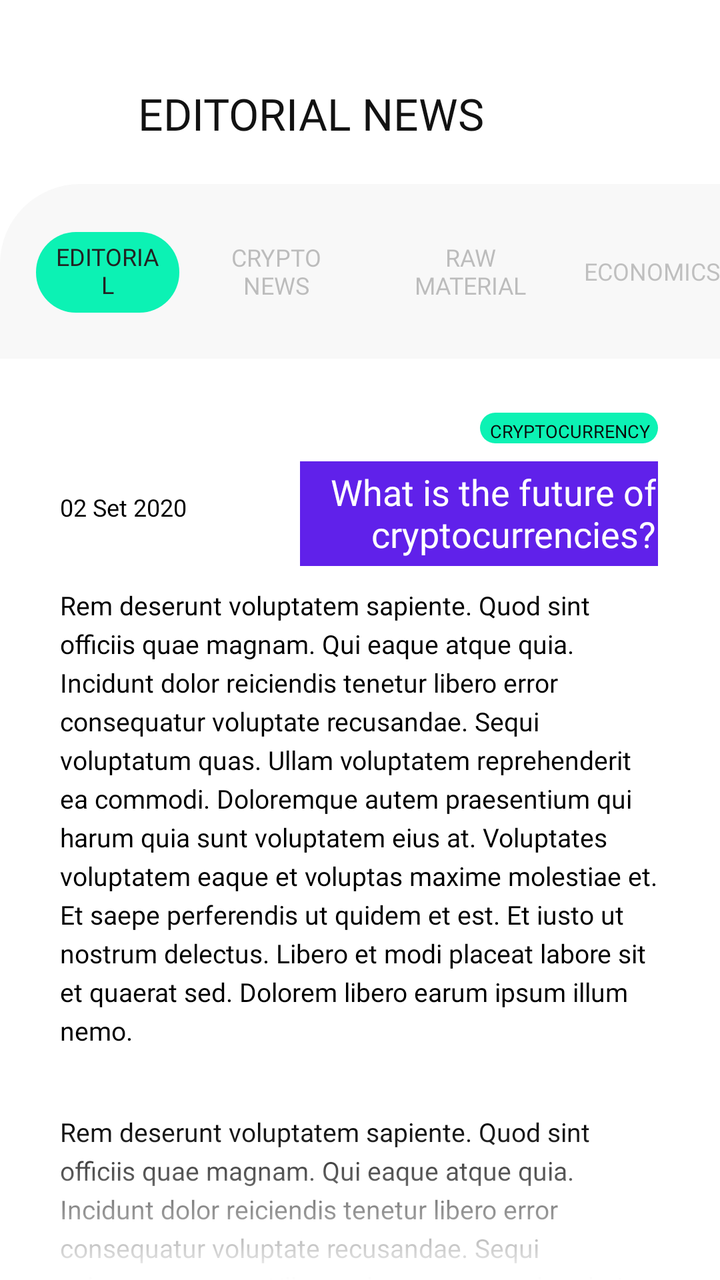
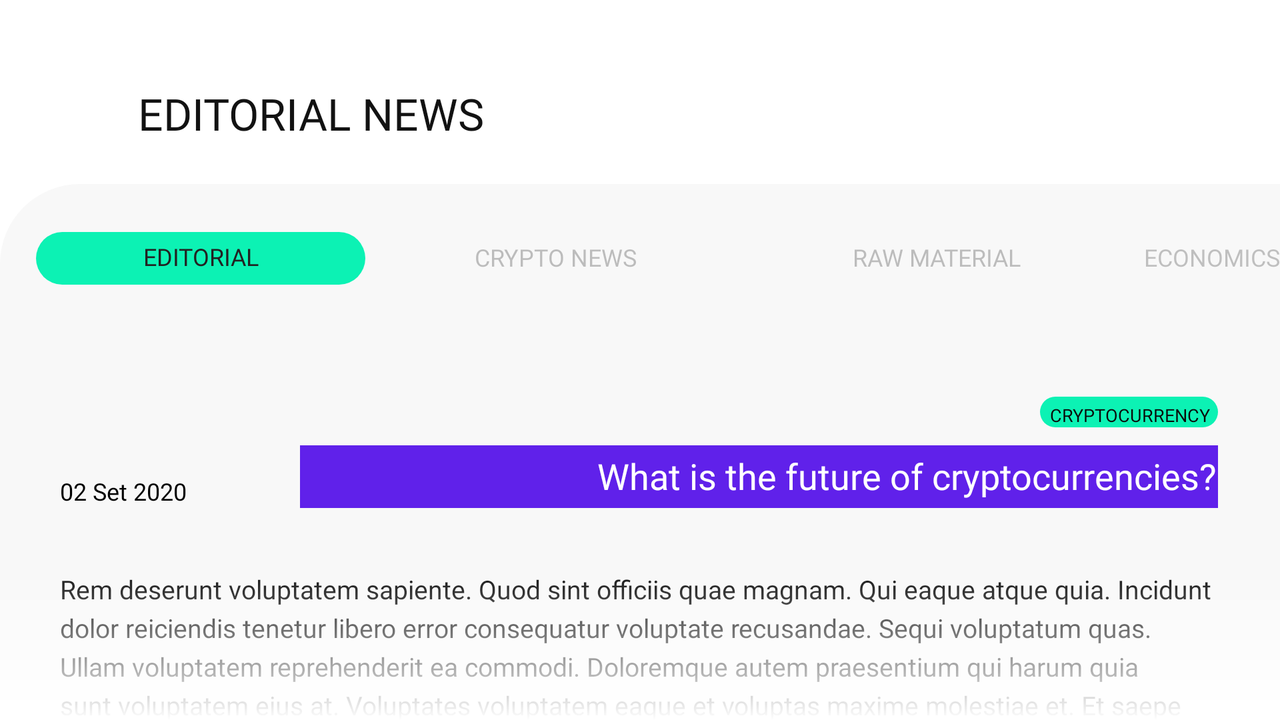

Two renders of one Android screen. The first uses the default layout on a phone; the second uses the alternative layout the repository ships for a different screen configuration, on a matching device. The two XML files are below.
<!-- AndroidManifest.xml: application theme Theme.Ui2 -->
<!-- res/layout/fragment_news_article.xml -->
<?xml version="1.0" encoding="utf-8"?>
<androidx.constraintlayout.widget.ConstraintLayout xmlns:android="http://schemas.android.com/apk/res/android"
    xmlns:app="http://schemas.android.com/apk/res-auto"
    xmlns:tools="http://schemas.android.com/tools"
    android:layout_width="match_parent"
    android:layout_height="match_parent"
    android:background="@color/white"
    tools:context=".fragment.NewsArticleFragment">

    

    <ImageView
        android:id="@+id/imageView1"
        android:layout_width="match_parent"
        android:layout_height="wrap_content"
        android:adjustViewBounds="true"
        android:contentDescription="@string/todo"
        android:src="@drawable/componente_6_3"
        app:layout_constraintEnd_toEndOf="parent"
        app:layout_constraintStart_toStartOf="parent"
        app:layout_constraintTop_toTopOf="parent" />

    <ImageView
        android:id="@+id/imageView"
        android:layout_width="@dimen/_20dp"
        android:layout_height="@dimen/_20dp"
        android:layout_marginStart="@dimen/_30dp"
        android:layout_marginTop="@dimen/_48dp"
        android:contentDescription="@string/todo"
        android:src="@drawable/icons_8_expand_arrow"
        app:layout_constraintStart_toStartOf="parent"
        app:layout_constraintTop_toTopOf="parent" />

    <TextView
        android:id="@+id/tvNameScreen"
        android:layout_width="wrap_content"
        android:layout_height="wrap_content"
        android:layout_marginStart="@dimen/_19dp"
        android:layout_marginTop="@dimen/_42dp"
        android:fontFamily="@font/raleway_black"
        android:text="@string/editorial_news"
        android:textColor="#121212"
        android:textSize="22sp"
        app:layout_constraintStart_toEndOf="@+id/imageView"
        app:layout_constraintTop_toTopOf="parent" />

    <LinearLayout
        android:id="@+id/linearLayout2"
        android:layout_width="match_parent"
        android:layout_height="wrap_content"
        android:layout_marginTop="@dimen/_92dp"
        android:background="@drawable/layout_background"
        android:orientation="horizontal"
        app:layout_constraintEnd_toEndOf="parent"
        app:layout_constraintStart_toStartOf="parent"
        app:layout_constraintTop_toTopOf="parent">

        <TextView
            style="@style/TextStyle3"
            android:layout_width="wrap_content"
            android:layout_height="wrap_content"
            android:layout_marginStart="@dimen/_18dp"
            android:layout_marginTop="@dimen/_24dp"
            android:layout_marginEnd="@dimen/_9dp"
            android:layout_marginBottom="@dimen/_23dp"
            android:layout_weight="1"
            android:background="@drawable/background_3"
            android:gravity="center"
            android:paddingStart="@dimen/_8dp"
            android:paddingTop="@dimen/_4dp"
            android:paddingEnd="@dimen/_8dp"
            android:paddingBottom="@dimen/_6dp"
            android:text="@string/editorial" />

        <TextView
            style="@style/TextStyle3"
            android:layout_width="wrap_content"
            android:layout_height="wrap_content"
            android:layout_gravity="center_vertical"
            android:layout_marginEnd="@dimen/_17dp"
            android:layout_weight="1"
            android:gravity="center"
            android:text="@string/crypto_news"
            android:textColor="#47222222" />

        <TextView
            style="@style/TextStyle3"
            android:layout_width="wrap_content"
            android:layout_height="wrap_content"
            android:layout_gravity="center_vertical"
            android:layout_marginEnd="@dimen/_16dp"
            android:layout_weight="1"
            android:gravity="center"
            android:text="@string/raw_material"
            android:textColor="#47222222" />

        <TextView
            style="@style/TextStyle3"
            android:layout_width="wrap_content"
            android:layout_height="wrap_content"
            android:layout_gravity="center_vertical"
            android:gravity="center"
            android:text="@string/economics"
            android:textColor="#44222222" />
    </LinearLayout>

    <androidx.core.widget.NestedScrollView
        android:layout_width="match_parent"
        android:layout_height="0dp"
        android:fillViewport="true"
        android:paddingTop="@dimen/_4dp"
        app:layout_constraintBottom_toBottomOf="parent"
        app:layout_constraintEnd_toEndOf="parent"
        app:layout_constraintStart_toStartOf="parent"
        app:layout_constraintTop_toBottomOf="@id/linearLayout2">

        <androidx.constraintlayout.widget.ConstraintLayout
            android:layout_width="match_parent"
            android:layout_height="match_parent">

            <ImageView
                android:id="@+id/imageView2"
                android:layout_width="match_parent"
                android:layout_height="wrap_content"
                android:layout_marginStart="@dimen/_28dp"
                android:layout_marginEnd="@dimen/_24dp"
                android:adjustViewBounds="true"
                android:contentDescription="@string/todo"
                android:src="@drawable/raggruppa_16"
                app:layout_constraintEnd_toEndOf="parent"
                app:layout_constraintStart_toStartOf="parent"
                app:layout_constraintTop_toTopOf="parent" />

            <TextView
                android:id="@+id/textView2"
                android:layout_width="wrap_content"
                android:layout_height="wrap_content"
                android:layout_marginTop="@dimen/_23dp"
                android:layout_marginEnd="@dimen/_31dp"
                android:layout_marginBottom="1dp"
                android:background="@drawable/background_3"
                android:fontFamily="@font/raleway_regular"
                android:paddingStart="@dimen/_5dp"
                android:paddingTop="@dimen/_3dp"
                android:paddingEnd="@dimen/_4dp"
                android:text="@string/cryptocurrency"
                android:textColor="#0a0909"
                android:textSize="9sp"
                app:layout_constraintEnd_toEndOf="parent"
                app:layout_constraintTop_toBottomOf="@+id/imageView2" />

            <TextView
                android:id="@+id/tvArticle"
                android:layout_width="match_parent"
                android:layout_height="0dp"
                android:layout_marginStart="150dp"
                android:layout_marginTop="@dimen/_9dp"
                android:layout_marginEnd="31dp"
                android:background="#6021ea"
                android:fontFamily="@font/raleway_black"
                android:gravity="right|center_vertical"
                android:paddingStart="@dimen/_11dp"
                android:paddingTop="@dimen/_3dp"
                android:paddingEnd="1dp"
                android:paddingBottom="@dimen/_4dp"
                android:text="What is the future of cryptocurrencies?"
                android:textColor="@color/white"
                android:textSize="18sp"
                app:layout_constraintEnd_toEndOf="parent"
                app:layout_constraintStart_toStartOf="parent"
                app:layout_constraintTop_toBottomOf="@+id/textView2" />

            <ImageView
                android:id="@+id/imageView12"
                android:layout_width="wrap_content"
                android:layout_height="wrap_content"
                android:layout_marginStart="@dimen/_27dp"
                android:layout_marginTop="@dimen/_47dp"
                android:alpha="0.79"
                android:contentDescription="@string/todo"
                android:src="@drawable/icons_8_calendar"
                app:layout_constraintStart_toStartOf="parent"
                app:layout_constraintTop_toBottomOf="@+id/imageView2" />

            <TextView
                android:id="@+id/textView4"
                android:layout_width="wrap_content"
                android:layout_height="wrap_content"
                android:layout_marginStart="@dimen/_30dp"
                android:layout_marginTop="@dimen/_15dp"
                android:fontFamily="@font/lato_lightltalic"
                android:text="@string/_02_set_2020"
                android:textColor="@color/black"
                android:textSize="12sp"
                app:layout_constraintStart_toStartOf="parent"
                app:layout_constraintTop_toBottomOf="@+id/imageView12" />

            <TextView
                android:id="@+id/textView5"
                android:layout_width="match_parent"
                android:layout_height="0dp"
                android:layout_marginStart="@dimen/_30dp"
                android:layout_marginTop="@dimen/_32dp"
                android:layout_marginEnd="@dimen/_31dp"
                android:fontFamily="@font/lato_regular"
                android:lineSpacingExtra="4dp"
                android:text="@string/paragraph"
                android:textColor="@color/black"
                android:textSize="13sp"
                app:layout_constraintEnd_toEndOf="parent"
                app:layout_constraintStart_toStartOf="parent"
                app:layout_constraintTop_toBottomOf="@+id/textView4" />

            <TextView
                android:id="@+id/textView6"
                android:layout_width="match_parent"
                android:layout_height="wrap_content"
                android:layout_marginStart="@dimen/_30dp"
                android:layout_marginTop="@dimen/_33dp"
                android:layout_marginEnd="@dimen/_31dp"
                android:fontFamily="@font/lato_regular"
                android:lineSpacingExtra="4dp"
                android:text="@string/paragraph"
                android:textColor="@color/black"
                android:textSize="13sp"
                app:layout_constraintEnd_toEndOf="parent"
                app:layout_constraintStart_toStartOf="parent"
                app:layout_constraintTop_toBottomOf="@+id/textView5" />
        </androidx.constraintlayout.widget.ConstraintLayout>
    </androidx.core.widget.NestedScrollView>

    <View
        android:id="@+id/view"
        android:layout_width="match_parent"
        android:layout_height="@dimen/_80dp"
        android:background="@drawable/background_gradient"
        app:layout_constraintBottom_toBottomOf="parent"
        app:layout_constraintEnd_toEndOf="parent"
        app:layout_constraintStart_toStartOf="parent" />

</androidx.constraintlayout.widget.ConstraintLayout>
<!-- resources referenced by this layout -->
<resources>
  <color name="black">#FF000000</color>
  <color name="white">#FFFFFFFF</color>
  <dimen name="_11dp">11dp</dimen>
  <dimen name="_15dp">15dp</dimen>
  <dimen name="_16dp">16dp</dimen>
  <dimen name="_17dp">17dp</dimen>
  <dimen name="_18dp">18dp</dimen>
  <dimen name="_19dp">19dp</dimen>
  <dimen name="_20dp">20dp</dimen>
  <dimen name="_23dp">23dp</dimen>
  <dimen name="_24dp">24dp</dimen>
  <dimen name="_27dp">27dp</dimen>
  <dimen name="_28dp">28dp</dimen>
  <dimen name="_30dp">30dp</dimen>
  <dimen name="_31dp">31dp</dimen>
  <dimen name="_32dp">32dp</dimen>
  <dimen name="_33dp">33dp</dimen>
  <dimen name="_3dp">3dp</dimen>
  <dimen name="_42dp">42dp</dimen>
  <dimen name="_47dp">47dp</dimen>
  <dimen name="_48dp">48dp</dimen>
  <dimen name="_4dp">4dp</dimen>
  <dimen name="_5dp">5dp</dimen>
  <dimen name="_6dp">6dp</dimen>
  <dimen name="_80dp">80dp</dimen>
  <dimen name="_8dp">8dp</dimen>
  <dimen name="_92dp">92dp</dimen>
  <dimen name="_9dp">9dp</dimen>
  <!-- drawable background_3 (drawable) -->
  <?xml version="1.0" encoding="utf-8"?>
  <shape xmlns:android="http://schemas.android.com/apk/res/android"
      android:shape="rectangle">
  
      <solid android:color="#0cf2b4" />
  
      <corners android:radius="@dimen/_20dp" />
  </shape>
  <!-- drawable background_gradient (drawable) -->
  <?xml version="1.0" encoding="utf-8"?>
  <shape xmlns:android="http://schemas.android.com/apk/res/android"
      android:shape="rectangle">
      <gradient
          android:angle="90"
          android:endColor="#00ffffff"
          android:startColor="#ffffffff" />
  </shape>
  <!-- drawable layout_background (drawable) -->
  <?xml version="1.0" encoding="utf-8"?>
  <shape xmlns:android="http://schemas.android.com/apk/res/android"
      android:shape="rectangle">
      <corners android:topLeftRadius="@dimen/_40dp" />
      <solid android:color="#f8f8f8" />
  </shape>
  <string name="_02_set_2020">02 Set 2020</string>
  <string name="crypto_news">CRYPTO NEWS</string>
  <string name="cryptocurrency">CRYPTOCURRENCY</string>
  <string name="economics">ECONOMICS</string>
  <string name="editorial">EDITORIAL</string>
  <string name="editorial_news">EDITORIAL NEWS</string>
  <string name="paragraph">Rem deserunt voluptatem sapiente. Quod sint officiis quae magnam. Qui eaque atque quia. Incidunt dolor reiciendis tenetur libero error consequatur voluptate recusandae. Sequi voluptatum quas. Ullam voluptatem reprehenderit ea commodi. Doloremque autem praesentium qui harum quia sunt voluptatem eius at. Voluptates voluptatem eaque et voluptas maxime molestiae et. Et saepe perferendis ut quidem et est. Et iusto ut nostrum delectus. Libero et modi placeat labore sit et quaerat sed. Dolorem libero earum ipsum illum nemo.</string>
  <string name="raw_material">RAW MATERIAL</string>
  <string name="todo">TODO</string>
  <style name="TextStyle3">
          <item name="android:textColor">#222222</item>
          <item name="android:textSize">12sp</item>
          <item name="fontFamily">@font/lato_regular</item>
      </style>
  <style name="Theme.Ui2" parent="Theme.AppCompat.Light.NoActionBar">
          
          <item name="colorPrimary">@color/purple_500</item>
          <item name="colorPrimaryVariant">@color/purple_700</item>
          <item name="colorOnPrimary">@color/white</item>
          
          <item name="colorSecondary">@color/teal_200</item>
          <item name="colorSecondaryVariant">@color/teal_200</item>
          <item name="colorOnSecondary">@color/black</item>
          
          <item name="android:statusBarColor" tools:targetApi="l">?attr/colorPrimaryVariant</item>
          
      </style>
  <dimen name="_40dp">40dp</dimen>
  <color name="purple_500">#FF6200EE</color>
  <color name="purple_700">#FF3700B3</color>
  <color name="teal_200">#FF03DAC5</color>
</resources>
<!-- res/layout-land/fragment_news_article.xml (the repository's variant of the layout above) -->
<!-- drawn on the phone turned sideways -->
<?xml version="1.0" encoding="utf-8"?>
<androidx.constraintlayout.widget.ConstraintLayout xmlns:android="http://schemas.android.com/apk/res/android"
    xmlns:app="http://schemas.android.com/apk/res-auto"
    xmlns:tools="http://schemas.android.com/tools"
    android:layout_width="match_parent"
    android:layout_height="match_parent"
    android:background="@color/white"
    tools:context=".fragment.NewsArticleFragment">

    


    <ScrollView
        android:layout_width="match_parent"
        android:layout_height="match_parent"
        android:scrollbars="none"
        app:layout_constraintBottom_toBottomOf="parent"
        app:layout_constraintEnd_toEndOf="parent"
        app:layout_constraintStart_toStartOf="parent"
        app:layout_constraintTop_toTopOf="parent">

        <androidx.constraintlayout.widget.ConstraintLayout
            android:layout_width="match_parent"
            android:layout_height="wrap_content">

            <ImageView
                android:id="@+id/imageView1"
                android:layout_width="match_parent"
                android:layout_height="wrap_content"
                android:adjustViewBounds="true"
                android:contentDescription="@string/todo"
                android:src="@drawable/componente_6_3"
                app:layout_constraintEnd_toEndOf="parent"
                app:layout_constraintStart_toStartOf="parent"
                app:layout_constraintTop_toTopOf="parent" />

            <ImageView
                android:id="@+id/imageView"
                android:layout_width="@dimen/_20dp"
                android:layout_height="@dimen/_20dp"
                android:layout_marginStart="@dimen/_30dp"
                android:layout_marginTop="@dimen/_48dp"
                android:contentDescription="@string/todo"
                android:src="@drawable/icons_8_expand_arrow"
                app:layout_constraintStart_toStartOf="parent"
                app:layout_constraintTop_toTopOf="parent" />

            <TextView
                android:id="@+id/tvNameScreen"
                android:layout_width="wrap_content"
                android:layout_height="wrap_content"
                android:layout_marginStart="@dimen/_19dp"
                android:layout_marginTop="@dimen/_42dp"
                android:fontFamily="@font/raleway_black"
                android:text="@string/editorial_news"
                android:textColor="#121212"
                android:textSize="22sp"
                app:layout_constraintStart_toEndOf="@+id/imageView"
                app:layout_constraintTop_toTopOf="parent" />

            <LinearLayout
                android:id="@+id/linearLayout2"
                android:layout_width="match_parent"
                android:layout_height="wrap_content"
                android:layout_marginTop="@dimen/_92dp"
                android:background="@drawable/layout_background"
                android:orientation="horizontal"
                app:layout_constraintEnd_toEndOf="parent"
                app:layout_constraintStart_toStartOf="parent"
                app:layout_constraintTop_toTopOf="parent">

                <TextView
                    style="@style/TextStyle3"
                    android:layout_width="wrap_content"
                    android:layout_height="wrap_content"
                    android:layout_marginStart="@dimen/_18dp"
                    android:layout_marginTop="@dimen/_24dp"
                    android:layout_marginEnd="@dimen/_9dp"
                    android:layout_marginBottom="@dimen/_23dp"
                    android:layout_weight="1"
                    android:background="@drawable/background_3"
                    android:gravity="center"
                    android:paddingStart="@dimen/_8dp"
                    android:paddingTop="@dimen/_4dp"
                    android:paddingEnd="@dimen/_8dp"
                    android:paddingBottom="@dimen/_6dp"
                    android:text="@string/editorial" />

                <TextView
                    style="@style/TextStyle3"
                    android:layout_width="wrap_content"
                    android:layout_height="wrap_content"
                    android:layout_gravity="center_vertical"
                    android:layout_marginEnd="@dimen/_17dp"
                    android:layout_weight="1"
                    android:gravity="center"
                    android:text="@string/crypto_news"
                    android:textColor="#47222222" />

                <TextView
                    style="@style/TextStyle3"
                    android:layout_width="wrap_content"
                    android:layout_height="wrap_content"
                    android:layout_gravity="center_vertical"
                    android:layout_marginEnd="@dimen/_16dp"
                    android:layout_weight="1"
                    android:gravity="center"
                    android:text="@string/raw_material"
                    android:textColor="#47222222" />

                <TextView
                    style="@style/TextStyle3"
                    android:layout_width="wrap_content"
                    android:layout_height="wrap_content"
                    android:layout_gravity="center_vertical"
                    android:gravity="center"
                    android:text="@string/economics"
                    android:textColor="#44222222" />
            </LinearLayout>

            <androidx.constraintlayout.widget.ConstraintLayout
                android:layout_width="match_parent"
                android:layout_height="match_parent"
                android:background="#f8f8f8"
                app:layout_constraintBottom_toBottomOf="parent"
                app:layout_constraintEnd_toEndOf="parent"
                app:layout_constraintStart_toStartOf="parent"
                app:layout_constraintTop_toBottomOf="@id/linearLayout2">

                <ImageView
                    android:id="@+id/imageView2"
                    android:layout_width="match_parent"
                    android:layout_height="wrap_content"
                    android:layout_marginStart="@dimen/_28dp"
                    android:layout_marginTop="@dimen/_10dp"
                    android:layout_marginEnd="@dimen/_24dp"
                    android:adjustViewBounds="true"
                    android:contentDescription="@string/todo"
                    android:src="@drawable/raggruppa_16"
                    app:layout_constraintEnd_toEndOf="parent"
                    app:layout_constraintStart_toStartOf="parent"
                    app:layout_constraintTop_toTopOf="parent" />

                <TextView
                    android:id="@+id/textView2"
                    android:layout_width="wrap_content"
                    android:layout_height="wrap_content"
                    android:layout_marginTop="@dimen/_23dp"
                    android:layout_marginEnd="@dimen/_31dp"
                    android:layout_marginBottom="1dp"
                    android:background="@drawable/background_3"
                    android:fontFamily="@font/raleway_regular"
                    android:paddingStart="@dimen/_5dp"
                    android:paddingTop="@dimen/_3dp"
                    android:paddingEnd="@dimen/_4dp"
                    android:text="@string/cryptocurrency"
                    android:textColor="#0a0909"
                    android:textSize="9sp"
                    app:layout_constraintEnd_toEndOf="parent"
                    app:layout_constraintTop_toBottomOf="@+id/imageView2" />

                <TextView
                    android:id="@+id/tvArticle"
                    android:layout_width="match_parent"
                    android:layout_height="0dp"
                    android:layout_marginStart="150dp"
                    android:layout_marginTop="@dimen/_9dp"
                    android:layout_marginEnd="31dp"
                    android:background="#6021ea"
                    android:fontFamily="@font/raleway_black"
                    android:gravity="right|center_vertical"
                    android:paddingStart="@dimen/_11dp"
                    android:paddingTop="@dimen/_3dp"
                    android:paddingEnd="1dp"
                    android:paddingBottom="@dimen/_4dp"
                    android:text="What is the future of cryptocurrencies?"
                    android:textColor="@color/white"
                    android:textSize="18sp"
                    app:layout_constraintEnd_toEndOf="parent"
                    app:layout_constraintStart_toStartOf="parent"
                    app:layout_constraintTop_toBottomOf="@+id/textView2" />

                <ImageView
                    android:id="@+id/imageView12"
                    android:layout_width="wrap_content"
                    android:layout_height="wrap_content"
                    android:layout_marginStart="@dimen/_27dp"
                    android:layout_marginTop="@dimen/_47dp"
                    android:alpha="0.79"
                    android:contentDescription="@string/todo"
                    android:src="@drawable/icons_8_calendar"
                    app:layout_constraintStart_toStartOf="parent"
                    app:layout_constraintTop_toBottomOf="@+id/imageView2" />

                <TextView
                    android:id="@+id/textView4"
                    android:layout_width="wrap_content"
                    android:layout_height="wrap_content"
                    android:layout_marginStart="@dimen/_30dp"
                    android:layout_marginTop="@dimen/_15dp"
                    android:fontFamily="@font/lato_lightltalic"
                    android:text="@string/_02_set_2020"
                    android:textColor="@color/black"
                    android:textSize="12sp"
                    app:layout_constraintStart_toStartOf="parent"
                    app:layout_constraintTop_toBottomOf="@+id/imageView12" />

                <TextView
                    android:id="@+id/textView5"
                    android:layout_width="match_parent"
                    android:layout_height="0dp"
                    android:layout_marginStart="@dimen/_30dp"
                    android:layout_marginTop="@dimen/_32dp"
                    android:layout_marginEnd="@dimen/_31dp"
                    android:fontFamily="@font/lato_regular"
                    android:lineSpacingExtra="4dp"
                    android:text="@string/paragraph"
                    android:textColor="@color/black"
                    android:textSize="13sp"
                    app:layout_constraintEnd_toEndOf="parent"
                    app:layout_constraintStart_toStartOf="parent"
                    app:layout_constraintTop_toBottomOf="@+id/textView4" />

                <TextView
                    android:id="@+id/textView6"
                    android:layout_width="match_parent"
                    android:layout_height="wrap_content"
                    android:layout_marginStart="@dimen/_30dp"
                    android:layout_marginTop="@dimen/_33dp"
                    android:layout_marginEnd="@dimen/_31dp"
                    android:fontFamily="@font/lato_regular"
                    android:lineSpacingExtra="4dp"
                    android:text="@string/paragraph"
                    android:textColor="@color/black"
                    android:textSize="13sp"
                    app:layout_constraintEnd_toEndOf="parent"
                    app:layout_constraintStart_toStartOf="parent"
                    app:layout_constraintTop_toBottomOf="@+id/textView5" />
            </androidx.constraintlayout.widget.ConstraintLayout>
        </androidx.constraintlayout.widget.ConstraintLayout>
    </ScrollView>

    <View
        android:id="@+id/view"
        android:layout_width="match_parent"
        android:layout_height="@dimen/_80dp"
        android:background="@drawable/background_gradient"
        app:layout_constraintBottom_toBottomOf="parent"
        app:layout_constraintEnd_toEndOf="parent"
        app:layout_constraintStart_toStartOf="parent" />
</androidx.constraintlayout.widget.ConstraintLayout>
<!-- resources referenced by the variant -->
<!-- as the phone turned sideways resolves them -->
<resources>
  <color name="black">#FF000000</color>
  <color name="white">#FFFFFFFF</color>
  <dimen name="_10dp">10dp</dimen>
  <dimen name="_11dp">11dp</dimen>
  <dimen name="_15dp">15dp</dimen>
  <dimen name="_16dp">16dp</dimen>
  <dimen name="_17dp">17dp</dimen>
  <dimen name="_18dp">18dp</dimen>
  <dimen name="_19dp">19dp</dimen>
  <dimen name="_20dp">20dp</dimen>
  <dimen name="_23dp">23dp</dimen>
  <dimen name="_24dp">24dp</dimen>
  <dimen name="_27dp">27dp</dimen>
  <dimen name="_28dp">28dp</dimen>
  <dimen name="_30dp">30dp</dimen>
  <dimen name="_31dp">31dp</dimen>
  <dimen name="_32dp">32dp</dimen>
  <dimen name="_33dp">33dp</dimen>
  <dimen name="_3dp">3dp</dimen>
  <dimen name="_42dp">42dp</dimen>
  <dimen name="_47dp">47dp</dimen>
  <dimen name="_48dp">48dp</dimen>
  <dimen name="_4dp">4dp</dimen>
  <dimen name="_5dp">5dp</dimen>
  <dimen name="_6dp">6dp</dimen>
  <dimen name="_80dp">80dp</dimen>
  <dimen name="_8dp">8dp</dimen>
  <dimen name="_92dp">92dp</dimen>
  <dimen name="_9dp">9dp</dimen>
  <!-- drawable background_3 (drawable) -->
  <?xml version="1.0" encoding="utf-8"?>
  <shape xmlns:android="http://schemas.android.com/apk/res/android"
      android:shape="rectangle">
  
      <solid android:color="#0cf2b4" />
  
      <corners android:radius="@dimen/_20dp" />
  </shape>
  <!-- drawable background_gradient (drawable) -->
  <?xml version="1.0" encoding="utf-8"?>
  <shape xmlns:android="http://schemas.android.com/apk/res/android"
      android:shape="rectangle">
      <gradient
          android:angle="90"
          android:endColor="#00ffffff"
          android:startColor="#ffffffff" />
  </shape>
  <!-- drawable layout_background (drawable) -->
  <?xml version="1.0" encoding="utf-8"?>
  <shape xmlns:android="http://schemas.android.com/apk/res/android"
      android:shape="rectangle">
      <corners android:topLeftRadius="@dimen/_40dp" />
      <solid android:color="#f8f8f8" />
  </shape>
  <string name="_02_set_2020">02 Set 2020</string>
  <string name="crypto_news">CRYPTO NEWS</string>
  <string name="cryptocurrency">CRYPTOCURRENCY</string>
  <string name="economics">ECONOMICS</string>
  <string name="editorial">EDITORIAL</string>
  <string name="editorial_news">EDITORIAL NEWS</string>
  <string name="paragraph">Rem deserunt voluptatem sapiente. Quod sint officiis quae magnam. Qui eaque atque quia. Incidunt dolor reiciendis tenetur libero error consequatur voluptate recusandae. Sequi voluptatum quas. Ullam voluptatem reprehenderit ea commodi. Doloremque autem praesentium qui harum quia sunt voluptatem eius at. Voluptates voluptatem eaque et voluptas maxime molestiae et. Et saepe perferendis ut quidem et est. Et iusto ut nostrum delectus. Libero et modi placeat labore sit et quaerat sed. Dolorem libero earum ipsum illum nemo.</string>
  <string name="raw_material">RAW MATERIAL</string>
  <string name="todo">TODO</string>
  <style name="TextStyle3">
          <item name="android:textColor">#222222</item>
          <item name="android:textSize">12sp</item>
          <item name="fontFamily">@font/lato_regular</item>
      </style>
  <style name="Theme.Ui2" parent="Theme.AppCompat.Light.NoActionBar">
          
          <item name="colorPrimary">@color/purple_500</item>
          <item name="colorPrimaryVariant">@color/purple_700</item>
          <item name="colorOnPrimary">@color/white</item>
          
          <item name="colorSecondary">@color/teal_200</item>
          <item name="colorSecondaryVariant">@color/teal_200</item>
          <item name="colorOnSecondary">@color/black</item>
          
          <item name="android:statusBarColor" tools:targetApi="l">?attr/colorPrimaryVariant</item>
          
      </style>
  <dimen name="_40dp">40dp</dimen>
  <color name="purple_500">#FF6200EE</color>
  <color name="purple_700">#FF3700B3</color>
  <color name="teal_200">#FF03DAC5</color>
</resources>
